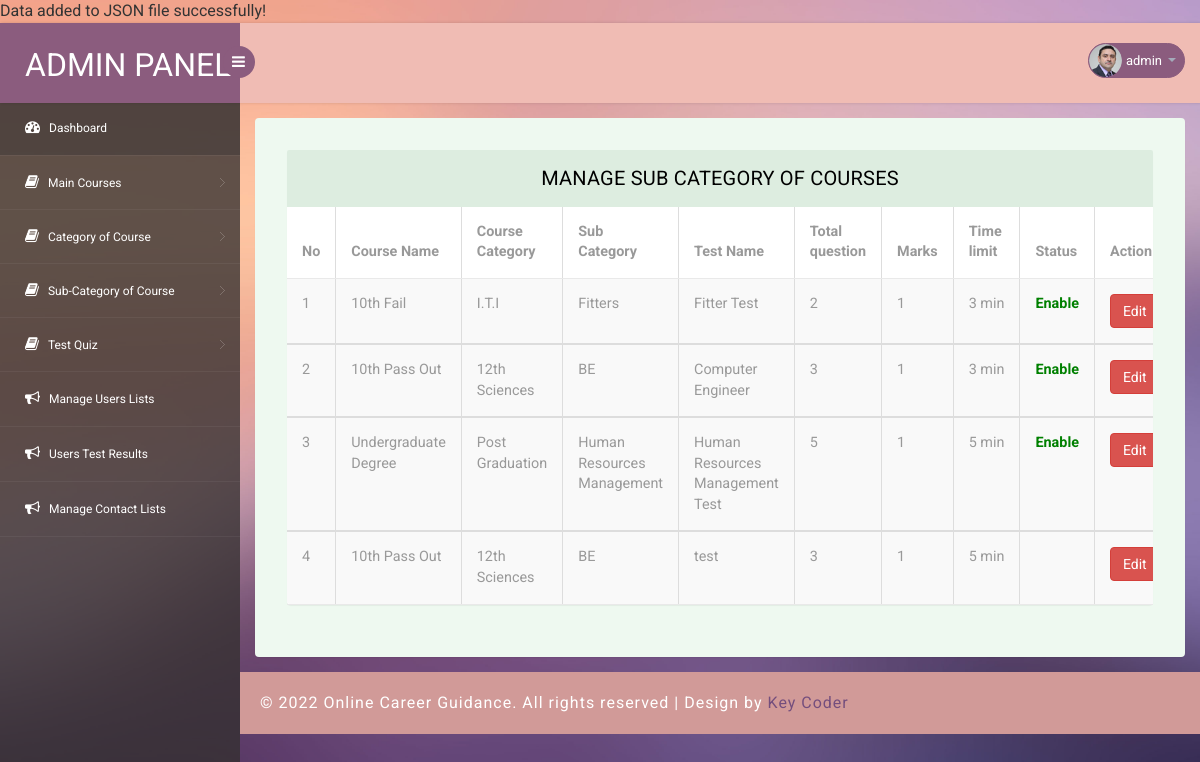
Screenshot of /Admin_side/manage_Test.php (signed in) with the database file from the repository.
### tables this page shows
CREATE TABLE `test_quiz` (
  `id` int(100) NOT NULL,
  `eid` text NOT NULL,
  `courseid` int(11) NOT NULL,
  `categoryid` int(11) NOT NULL,
  `sub_courseid` int(11) NOT NULL,
  `title` varchar(100) NOT NULL,
  `correct` int(11) NOT NULL,
  `wrong` int(11) NOT NULL,
  `total` int(11) NOT NULL,
  `ctime` bigint(20) NOT NULL,
  `cdate` timestamp NOT NULL DEFAULT current_timestamp() ON UPDATE current_timestamp(),
  `status` varchar(100) NOT NULL
);

CREATE TABLE `courses` (
  `id` int(11) NOT NULL,
  `coursename` varchar(255) DEFAULT NULL,
  `creationDate` timestamp NOT NULL DEFAULT current_timestamp()
);

CREATE TABLE `sub_course` (
  `id` int(11) NOT NULL,
  `courseid` int(11) DEFAULT NULL,
  `sub_course` varchar(255) DEFAULT NULL,
  `creationDate` timestamp NULL DEFAULT current_timestamp()
);

CREATE TABLE `sub_category` (
  `id` int(11) NOT NULL,
  `courseid` int(11) DEFAULT NULL,
  `sub_courseid` int(11) NOT NULL,
  `sub_coursecat` varchar(255) DEFAULT NULL,
  `creationDate` timestamp NULL DEFAULT current_timestamp(),
  `updationDate` varchar(255) DEFAULT NULL
);

### Admin_side/manage_Test.php (the view, shortened to what this page needs)
<?php
include('../connection.php');
if (strlen($_SESSION['admin_panel_login'])==0) {
  header('location:logout.php');
  }
  else{
    ?>
<!DOCTYPE html>
<head>
<link rel="stylesheet" href="css/bootstrap.min.css" >
<link href="css/style.css" rel='stylesheet' type='text/css' />
<link href="css/style-responsive.css" rel="stylesheet"/>
<link rel="stylesheet" href="css/font.css" type="text/css"/>
<link href="css/font-awesome.css" rel="stylesheet">
</head>
<body>
<section id="container">
<?php include'top-header.php'; ?>
<?php include'menu-bar.php'; ?>
<section id="main-content">
	<section class="wrapper">
		<div class="table-agile-info">
  <div class="panel panel-default">
    <div class="panel-heading">
     Manage Sub Category of Courses
    </div>
    <div class="table-responsive">
      <table class="table table-striped table-bordered b-t b-light">
        <thead>
          <tr>
            <th>No</th>
            <th>Course Name</th>
            <th>Course Category</th>
            <th>Sub Category</th>
            <th>Test Name</th>
            <th>Total question</th>
            <th>Marks</th>
            <th>Time limit</th>
            <th>Status</th>
            <th>Action</th>
          </tr>
        </thead>
       <?php
$query=mysqli_query($conn,"select test_quiz.*,courses.coursename,sub_course.sub_course,sub_category.sub_coursecat from test_quiz join courses on courses.id=test_quiz.courseid join sub_course on sub_course.id=test_quiz.categoryid join sub_category on sub_category.id=test_quiz.sub_courseid");
$cnt=1;
while($row=mysqli_fetch_array($query))
{
         ?>
                                    <tbody>
                                        <tr>
                                            <td><?php echo $cnt;?></td>
                                              <td><?php echo $row['coursename']; ?></td>
                                              <td><?php echo $row['sub_course']; ?></td>
                                              <td><?php echo $row['sub_coursecat']; ?></td>
                                              <td><?php echo $row['title']; ?></td>
                                              <td><?php echo $row['total']; ?></td>
                                              <td><?php echo $row['correct']; ?></td>
                                              <td><?php echo $row['ctime']; ?>&nbsp;min</td>
                                              <td><b><?php if($row['status'] == 'disabled') { ?>
                         <span style="color: red"> Disable </span>
                        <?php }
                         if($row['status'] == 'enabled') { ?>
                         <span style="color: green"> Enable </span>
                          <?php } ?></b></td>
                                              <td> <a href="test_status.php?eid=<?php echo $row['eid'];?>" data-toggle="modal" class="btn btn-danger">Edit</a></td>
                                        </tr>
                                       <?php $cnt=$cnt+1; } ?>
                                    </tbody>
      </table>
    </div>
  </div>
</div>
</section>
		   <?php include'footer.php'; ?>
</section>
</section>
</body>
</html>
<?php } ?>

### Admin_side/top-header.php (shortened to what this page needs)
<header class="header fixed-top clearfix">
<div class="brand">
    <a href="index.html" class="logo">
        Admin Panel
    </a>
    <div class="sidebar-toggle-box">
        <div class="fa fa-bars"></div>
    </div>
</div>
<div class="top-nav clearfix">
    <ul class="nav pull-right top-menu">
        <li class="dropdown">
            <?php if(($_SESSION['admin_panel_login']))
    {   ?>
            <a data-toggle="dropdown" class="dropdown-toggle" href="#">
                <img alt="" src="images/2.png">
                <span class="username"><?php echo ($_SESSION['username']);?></span>
                <b class="caret"></b>
            </a><?php } ?>
        </li>
    </ul>
</div>
</header>

### Admin_side/menu-bar.php (shortened to what this page needs)
<aside>
    <div id="sidebar" class="nav-collapse">
        <div class="leftside-navigation">
            <ul class="sidebar-menu" id="nav-accordion">
                <li>
                    <a class="active" href="dashboard.php">
                        <i class="fa fa-dashboard"></i>
                        <span>Dashboard</span>
                    </a>
                </li>
                <li class="sub-menu">
                    <a href="javascript:;">
                        <i class="fa fa-book"></i>
                        <span>Main Courses</span>
                    </a>
                </li>
                <li class="sub-menu">
                    <a href="javascript:;">
                        <i class="fa fa-book"></i>
                        <span>Category of Course</span>
                    </a>
                </li>
                <li class="sub-menu">
                    <a href="javascript:;">
                        <i class="fa fa-book"></i>
                        <span>Sub-Category of Course</span>
                    </a>
                </li>
                <li class="sub-menu">
                    <a href="javascript:;">
                        <i class="fa fa-book"></i>
                        <span>Test Quiz</span>
                    </a>
                </li>
                <li>
                    <a href="manage_user.php">
                        <i class="fa fa-bullhorn"></i>
                        <span>Manage Users Lists</span>
                    </a>
                </li>
                <li>
                    <a href="manage_result.php">
                        <i class="fa fa-bullhorn"></i>
                        <span>Users Test Results</span>
                    </a>
                </li>
                <li>
                    <a href="manage_contact.php">
                        <i class="fa fa-bullhorn"></i>
                        <span>Manage Contact Lists</span>
                    </a>
                </li>
                        </ul>
                      </div>
    </div>
</aside>

### Admin_side/footer.php
 <div class="footer">
<div class="wthree-copyright">
  <p>© 2022 Online Career Guidance. All rights reserved | Design by <a href="#">Key Coder</a></p>
</div>
 </div>

### rows the page displays
test_quiz: courseid.coursename "10th Fail", sub_course.sub_course "I.T.I", sub_category.sub_coursecat "Fitters", title "Fitter Test", total "2", correct "1", ctime "3", status "Enable"
test_quiz: courseid.coursename "10th Pass Out", sub_course.sub_course "12th Sciences", sub_category.sub_coursecat "BE", title "Computer Engineer", total "3", correct "1", ctime "3", status "Enable"
test_quiz: courseid.coursename "Undergraduate Degree", sub_course.sub_course "Post Graduation", sub_category.sub_coursecat "Human Resources Management", title "Human Resources Management Test", total "5", correct "1", ctime "5", status "Enable"
test_quiz: courseid.coursename "10th Pass Out", sub_course.sub_course "12th Sciences", sub_category.sub_coursecat "BE", title "test", total "3", correct "1", ctime "5"

### other values shown
$_SESSION['username'] "admin"
